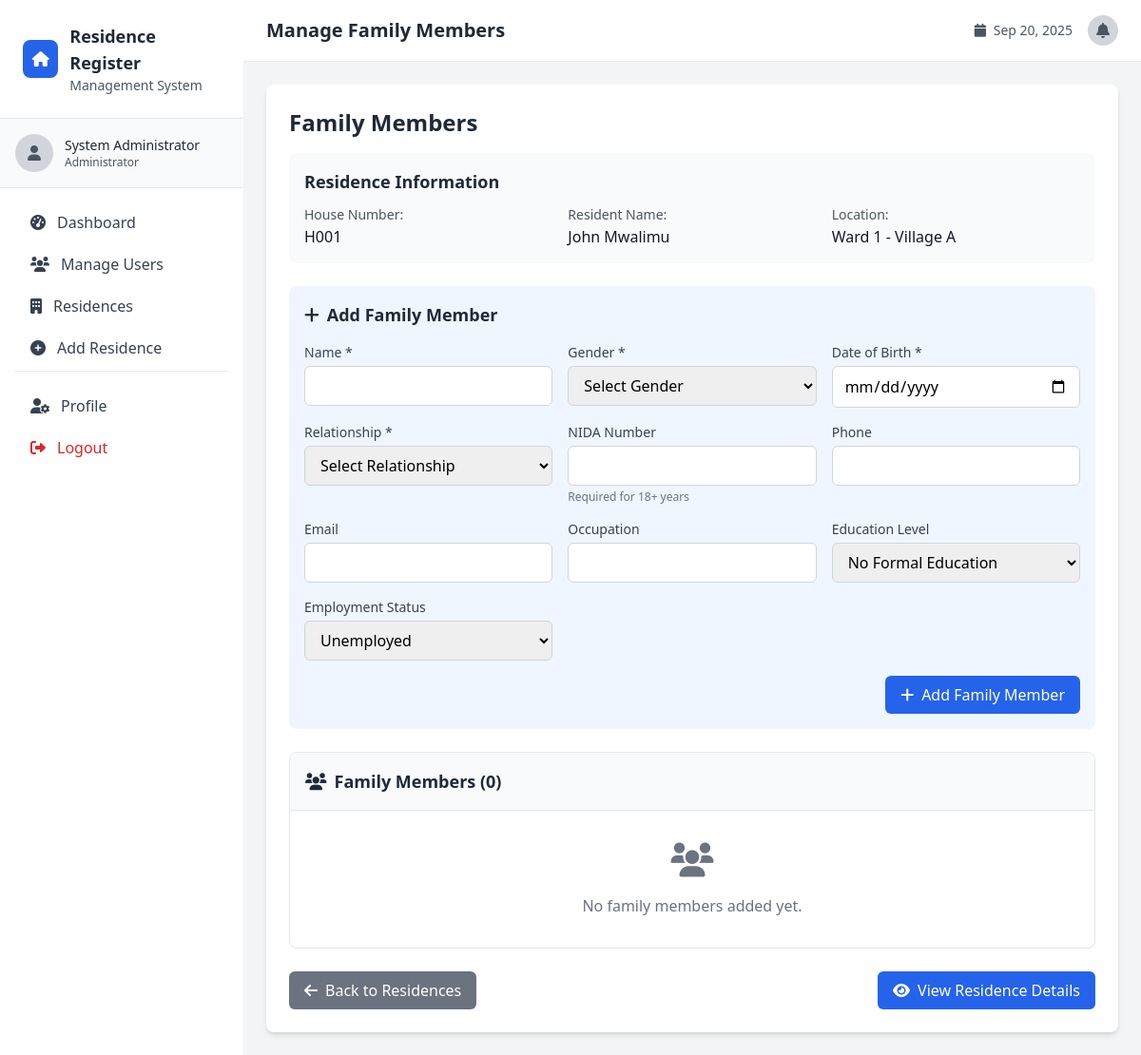
The page /family_members.php?id=1 (signed in) on the database its author committed.
### tables this page shows
CREATE TABLE residences (
    id INT AUTO_INCREMENT PRIMARY KEY,
    house_no VARCHAR(50) NOT NULL,
    resident_name VARCHAR(255) NOT NULL,
    gender ENUM('male', 'female', 'other') NOT NULL,
    date_of_birth DATE NOT NULL,
    nida_number VARCHAR(20) NOT NULL,
    phone VARCHAR(15),
    email VARCHAR(100),
    occupation VARCHAR(100),
    ownership ENUM('owner', 'tenant') NOT NULL,
    family_members INT DEFAULT 1,
    education_level ENUM('none', 'primary', 'secondary', 'diploma', 'degree', 'masters', 'phd') DEFAULT 'none',
    employment_status ENUM('employed', 'unemployed', 'student', 'retired', 'self_employed') DEFAULT 'unemployed',
    ward_id INT NOT NULL,
    village_id INT NOT NULL,
    registered_by INT NOT NULL,
    registered_at TIMESTAMP DEFAULT CURRENT_TIMESTAMP,
    status ENUM('active', 'inactive', 'moved', 'pending_approval') DEFAULT 'active',
    FOREIGN KEY (registered_by) REFERENCES users(id),
    FOREIGN KEY (ward_id) REFERENCES wards(id),
    FOREIGN KEY (village_id) REFERENCES villages(id)
);

CREATE TABLE wards (
    id INT AUTO_INCREMENT PRIMARY KEY,
    ward_name VARCHAR(255) NOT NULL,
    ward_code VARCHAR(20) UNIQUE NOT NULL,
    description TEXT,
    is_active BOOLEAN DEFAULT TRUE,
    created_by INT NULL,
    created_at TIMESTAMP DEFAULT CURRENT_TIMESTAMP,
    updated_at TIMESTAMP DEFAULT CURRENT_TIMESTAMP ON UPDATE CURRENT_TIMESTAMP
);

CREATE TABLE villages (
    id INT AUTO_INCREMENT PRIMARY KEY,
    village_name VARCHAR(255) NOT NULL,
    village_code VARCHAR(20) UNIQUE NOT NULL,
    ward_id INT NOT NULL,
    description TEXT,
    is_active BOOLEAN DEFAULT TRUE,
    created_by INT NULL,
    created_at TIMESTAMP DEFAULT CURRENT_TIMESTAMP,
    updated_at TIMESTAMP DEFAULT CURRENT_TIMESTAMP ON UPDATE CURRENT_TIMESTAMP,
    FOREIGN KEY (ward_id) REFERENCES wards(id)
);

### family_members.php (the view, shortened to what this page needs)
<?php
require_once 'config/database.php';
$residence_id = isset($_GET['id']) ? (int)$_GET['id'] : 0;
try {
    $stmt = $pdo->prepare("
        SELECT r.*, w.ward_name, v.village_name
        FROM residences r
        LEFT JOIN wards w ON r.ward_id = w.id
        LEFT JOIN villages v ON r.village_id = v.id
        WHERE r.id = ?
    ");
    $stmt->execute([$residence_id]);
    $residence = $stmt->fetch();
} catch (PDOException $e) {
    header('Location: residences.php');
    exit();
}
try {
    $stmt = $pdo->prepare("SELECT * FROM family_members WHERE residence_id = ? ORDER BY created_at ASC");
    $stmt->execute([$residence_id]);
    $family_members = $stmt->fetchAll();
} catch (PDOException $e) {
    $family_members = [];
}
include 'includes/header.php';
?>
<div class="max-w-6xl mx-auto">
    <div class="space-y-6">
        <div class="bg-white rounded-lg shadow-md p-6">
            <h1 class="text-2xl font-bold text-gray-800 mb-4">Family Members</h1>
            <div class="bg-gray-50 p-4 rounded-lg mb-6">
                <h3 class="text-lg font-semibold text-gray-800 mb-2">Residence Information</h3>
                <div class="grid grid-cols-1 md:grid-cols-3 gap-4">
                    <div>
                        <span class="text-sm font-medium text-gray-600">House Number:</span>
                        <p class="text-gray-900"><?php echo htmlspecialchars($residence['house_no']); ?></p>
                    </div>
                    <div>
                        <span class="text-sm font-medium text-gray-600">Resident Name:</span>
                        <p class="text-gray-900"><?php echo htmlspecialchars($residence['resident_name']); ?></p>
                    </div>
                    <div>
                        <span class="text-sm font-medium text-gray-600">Location:</span>
                        <p class="text-gray-900"><?php echo htmlspecialchars($residence['ward_name'] . ' - ' . $residence['village_name']); ?></p>
                    </div>
                </div>
            </div>
            <div class="bg-blue-50 p-4 rounded-lg mb-6">
                <h3 class="text-lg font-semibold text-gray-800 mb-4">
                    <i class="fas fa-plus mr-2"></i>Add Family Member
                </h3>
                <form method="POST" class="space-y-4" id="addFamilyMemberForm">
                    <div class="grid grid-cols-1 md:grid-cols-2 lg:grid-cols-3 gap-4">
                        <div>
                            <label for="name" class="block text-sm font-medium text-gray-700 mb-1">Name *</label>
                            <input type="text" id="name" name="name" required
                                   class="w-full px-3 py-2 border border-gray-300 rounded-md focus:outline-none focus:ring-2 focus:ring-blue-500">
                        </div>
                        <div>
                            <label for="gender" class="block text-sm font-medium text-gray-700 mb-1">Gender *</label>
                            <select id="gender" name="gender" required
                                    class="w-full px-3 py-2 border border-gray-300 rounded-md focus:outline-none focus:ring-2 focus:ring-blue-500">
                                <option value="">Select Gender</option>
                            </select>
                        </div>
                        <div>
                            <label for="date_of_birth" class="block text-sm font-medium text-gray-700 mb-1">Date of Birth *</label>
                            <input type="date" id="date_of_birth" name="date_of_birth" required
                                   class="w-full px-3 py-2 border border-gray-300 rounded-md focus:outline-none focus:ring-2 focus:ring-blue-500">
                        </div>
                        <div>
                            <label for="relationship" class="block text-sm font-medium text-gray-700 mb-1">Relationship *</label>
                            <select id="relationship" name="relationship" required
                                    class="w-full px-3 py-2 border border-gray-300 rounded-md focus:outline-none focus:ring-2 focus:ring-blue-500">
                                <option value="">Select Relationship</option>
                            </select>
                        </div>
                        <div>
                            <label for="nida_number" class="block text-sm font-medium text-gray-700 mb-1">NIDA Number</label>
                            <input type="text" id="nida_number" name="nida_number"
                                   class="w-full px-3 py-2 border border-gray-300 rounded-md focus:outline-none focus:ring-2 focus:ring-blue-500">
                            <p class="text-xs text-gray-500 mt-1">Required for 18+ years</p>
                        </div>
                        <div>
                            <label for="phone" class="block text-sm font-medium text-gray-700 mb-1">Phone</label>
                            <input type="tel" id="phone" name="phone"
                                   class="w-full px-3 py-2 border border-gray-300 rounded-md focus:outline-none focus:ring-2 focus:ring-blue-500">
                        </div>
                        <div>
                            <label for="email" class="block text-sm font-medium text-gray-700 mb-1">Email</label>
                            <input type="email" id="email" name="email"
                                   class="w-full px-3 py-2 border border-gray-300 rounded-md focus:outline-none focus:ring-2 focus:ring-blue-500">
                        </div>
                        <div>
                            <label for="occupation" class="block text-sm font-medium text-gray-700 mb-1">Occupation</label>
                            <input type="text" id="occupation" name="occupation"
                                   class="w-full px-3 py-2 border border-gray-300 rounded-md focus:outline-none focus:ring-2 focus:ring-blue-500">
                        </div>
                        <div>
                            <label for="education_level" class="block text-sm font-medium text-gray-700 mb-1">Education Level</label>
                            <select id="education_level" name="education_level"
                                    class="w-full px-3 py-2 border border-gray-300 rounded-md focus:outline-none focus:ring-2 focus:ring-blue-500">
                                <option value="none">No Formal Education</option>
                            </select>
                        </div>
                        <div>
                            <label for="employment_status" class="block text-sm font-medium text-gray-700 mb-1">Employment Status</label>
                            <select id="employment_status" name="employment_status"
                                    class="w-full px-3 py-2 border border-gray-300 rounded-md focus:outline-none focus:ring-2 focus:ring-blue-500">
                                <option value="unemployed">Unemployed</option>
                            </select>
                        </div>
                    </div>
                    <div class="flex justify-end">
                        <button type="submit" name="add_family_member"
                                class="bg-blue-600 text-white px-4 py-2 rounded-md hover:bg-blue-700 transition duration-200">
                            <i class="fas fa-plus mr-2"></i>Add Family Member
                        </button>
                    </div>
                </form>
            </div>
            <div class="bg-white border border-gray-200 rounded-lg overflow-hidden">
                <h3 class="text-lg font-semibold text-gray-800 p-4 bg-gray-50 border-b">
                    <i class="fas fa-users mr-2"></i>Family Members (<?php echo count($family_members); ?>)
                </h3>
                <?php if (empty($family_members)): ?>
                    <div class="p-8 text-center text-gray-500">
                        <i class="fas fa-users text-4xl mb-4"></i>
                        <p>No family members added yet.</p>
                    </div>
                <?php endif; ?>
            </div>
            <div class="mt-6 flex justify-between">
                <a href="residences.php" class="bg-gray-500 text-white px-4 py-2 rounded-md hover:bg-gray-600 transition duration-200">
                    <i class="fas fa-arrow-left mr-2"></i>Back to Residences
                </a>
                <a href="view_residence.php?id=<?php echo $residence_id; ?>" class="bg-blue-600 text-white px-4 py-2 rounded-md hover:bg-blue-700 transition duration-200">
                    <i class="fas fa-eye mr-2"></i>View Residence Details
                </a>
            </div>
        </div>
    </div>
</div>
<?php include 'includes/footer.php'; ?>

### rows shown on the page
residences: house_no "H001", resident_name "John Mwalimu", ward.village_name "Ward 1 - Village A"

### other values the page prints
$_SESSION['user_name'] "System Administrator"
getRoleDisplayName($_SESSION['user_role']) "Administrator"
$page_title "Manage Family Members"
count($family_members) "0"
